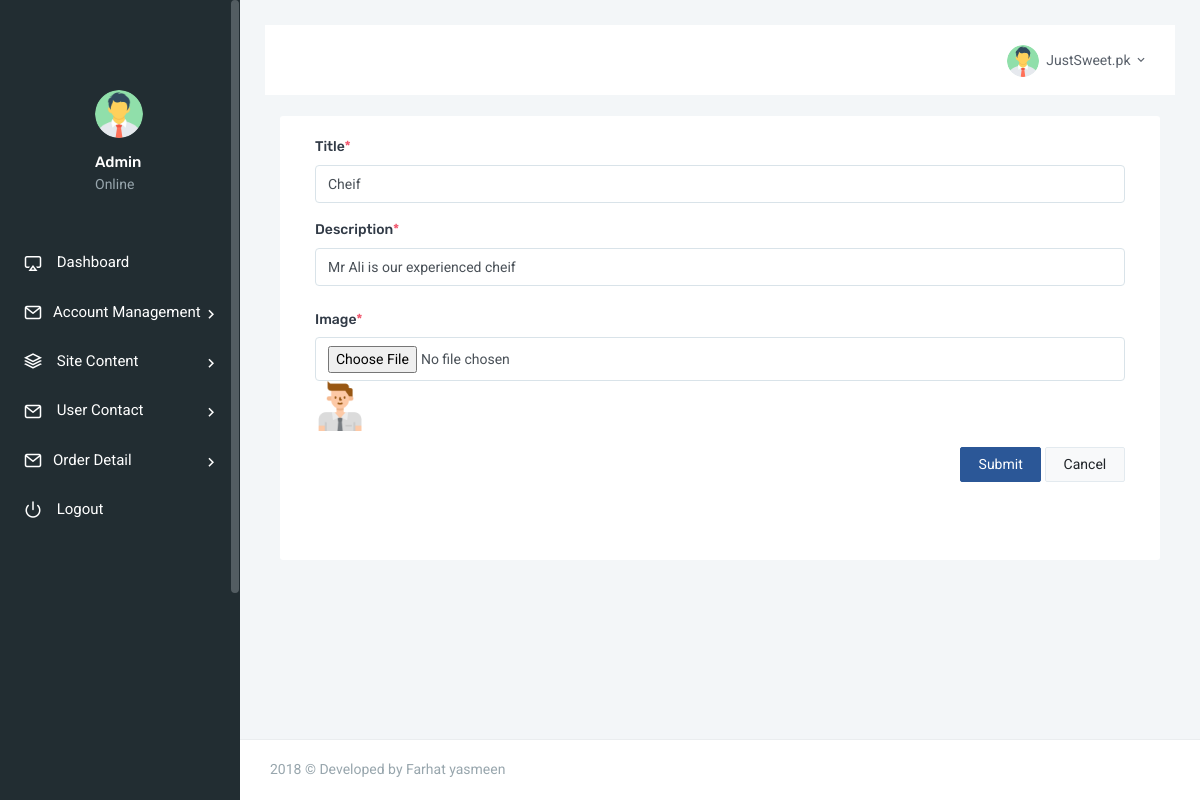
Screenshot of /admin/update_experts.php?id=22 (signed in) with the database file from the repository.
### tables this page shows
CREATE TABLE `experts` (
  `id` int(20) NOT NULL,
  `name` varchar(100) NOT NULL,
  `title` varchar(300) NOT NULL,
  `description` varchar(400) NOT NULL,
  `image` varchar(700) NOT NULL
);

### admin/update_experts.php (the view, shortened to what this page needs)
<?php
    include("lib/DBConn.php");
    if(isset($_GET['id'])){
            $id = $_GET['id'];
    }
?>
<!DOCTYPE html>
<html>
    <head>
        <link href="assets/css/bootstrap.min.css" rel="stylesheet" type="text/css" />
        <link href="assets/css/icons.css" rel="stylesheet" type="text/css" />
        <link href="assets/css/metismenu.min.css" rel="stylesheet" type="text/css" />
        <link href="assets/css/style.css" rel="stylesheet" type="text/css" />
    </head>
    <body>
        <div id="wrapper">
            <?php
            include("sidebar.php");
            ?>
        </div>
                <div class="content-page">
            <?php
                include("topbar.php");
            ?>
                <div class="content">
                    <div class="container-fluid">
                        <div class="row">
                            <div class="col-lg-2">
                        </div>
                            <div class="col-lg-12">
                                <div class="card-box">
                                    <div class="container">
                                        <?php
                                    $Query = "SELECT  title,description,image  FROM experts  WHERE id = ".$id;
                                    $result = mysqli_query($conn, $Query);
                                    $row = mysqli_fetch_array($result);
                                ?>
                                        <form action="#" method="post" enctype="multipart/form-data">
                                             <div class="form-group">
                                                    <label for="userName"> Title<span class="text-danger">*</span></label>
                                                    <input type="text" name="TxtTitle" parsley-trigger="change" required
                                                    placeholder="Title" class="form-control" id="userName" value="<?php echo $row['title'];?>">
                                                </div>
                                                <div class="form-group">
                                                    <label for="userName"> Description<span class="text-danger">*</span></label>
                                                    <input type="text" name="TxtDescription" parsley-trigger="change" required
                                                    placeholder="Description " class="form-control" id="ss" value="<?php echo $row['description'];?>">
                                                </div>
                                                     <div class="form-group row">
                                                        <label class="col-2 col-form-label">Image<span class="text-danger">*</span></label>
                                                        <div class="col-12">
                                                            <input type="file" name="image" class="form-control">
                                                            <img src="<?php echo $row['image'];?>"width ="50" height = "50">
                                                        </div>
                                                    </div>
                                                <div class="form-group text-right m-b-0">
                                                    <button class="btn btn-custom waves-effect waves-light" type="submit" name="BtnUpdate" value="<?php echo($_REQUEST['id']);?>">
                                                     Submit
                                                    </button>
                                                    <button type="reset" class="btn btn-light waves-effect m-l-5">
                                                     Cancel
                                                    </button>
                                                </div>
                                         </div>
                                    <br><br>
                                </div>
                            </div>
                        </div>
                <?php include("footer.php");?>
            </div>
        </div>
    </body>
</html>

### rows the page displays
experts: TxtTitle "Cheif", TxtDescription "Mr Ali is our experienced cheif", image (picture)

### other values shown
SiteTitle "JustSweet.pk"
DeveloperName "Farhat yasmeen"
